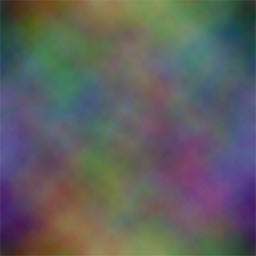
#> input picture neuralNetwork/SOM/RGB_Edition_7.jpg, 256 x 256 px
$ python test.py   (Python 2 division)
#> lines starting #> are read from the running program, lines starting #| are printed output that depends on the picture; long printed decimals are rounded
import math
import matplotlib.pyplot as plt
import numpy as np
from scipy import ndimage


def load_image(infilename):
    """
    will load image from the file
    :param infilename: filename
    :return: numpy array of image
    """
#> called with infilename = 'RGB_Edition_7.jpg'
    img = ndimage.imread(infilename)
#> img is the input picture: shape (256, 256, 3); mean R, G, B 95, 95, 95
    data = np.asarray(img, dtype="int32")
    resized = data.reshape(data.shape[2], data.shape[0], data.shape[1])
    return resized / 255.0

def PIL2array(img):
    return np.array(img.getdata(),
                    np.uint8).reshape(3,img.size[1], img.size[0])

def getRGBForPixel(imageArray, i, j):
    """
    for a particular pixel, it return RGB value
    :param imageArray:
    :param i:
    :param j:
    :return:
    """
    R, G, B = imageArray
    return R[i][j], G[i][j], B[i][j]


def findEucledeanDistanceBetweeenLattice(lattice1, lattice2):
    """
    if two point on 2d surface are given, it will return distance between two points
    :param lattice1: list [x,y]
    :param lattice2: list [x1,y1]
    :return:
    """
    return math.sqrt(math.pow(lattice1[0] - lattice2[0], 2) + math.pow(lattice1[1] - lattice2[1], 2))


def makeDummyImage(neighbours, imageArray):
    """
    to make dummy image, just for illustration purpose
    :param neighbours: All neighbours, array of array
    :param imageArray:
    :return:
    """
    height = len(imageArray[0])
    width = len(imageArray[0][0])

    im = [[255 for x in range(height)] for y in range(width)]
    for each in neighbours:
        im[each[0]][each[1]] = 1
    plt.figimage(im)
    plt.show()


def findNeighbours(BMU, Radius, imageArray):
    """
    If best matching unit (BMU) is found, it will find neighbours in given radius
    :param BMU: x y axis for winner node
    :param Radius:
    :param imageArray:
    :return:
    """
    height = len(imageArray[0])
    width = len(imageArray[0][0])
    neighbours = []
    for i in range(0, height):
        for j in range(0, width):
            if findEucledeanDistanceBetweeenLattice(BMU, [i, j]) < Radius:
                neighbours.append([i, j])
    return neighbours


def findBMU(inputVectorI, inputVectorJ, imageArray):
    """
    will find best matching unit for given  inputVectorI and inputVectorJ
    :param inputVectorI: x
    :param inputVectorJ: y
    :param imageArray:
    :return: return x1 and y1 coordinates for BMU
    """
    height = len(imageArray[0])
    width = len(imageArray[0][0])
    minDistance = 9999999
    minI = width + 1
    minJ = height + 1
    inputVector = getRGBForPixel(imageArray, inputVectorI, inputVectorJ)
    for i in range(0, height):
        for j in range(0, width):
            R, G, B = getRGBForPixel(imageArray, i, j)
            # print R,G,B
            distance = math.pow(inputVector[0] - R, 2) + math.pow(inputVector[1] - G, 2) + math.pow(inputVector[2] - B,
                                                                                                    2)
            if (distance < minDistance and i != inputVectorI and j != inputVectorJ):
                minI = i
                minJ = j
                minDistance = distance
                break
    return minI, minJ


imageArray = load_image("RGB_Edition_7.jpg")
height = len(imageArray[0])  # getting image height
#> height = 256
width = len(imageArray[0][0])  # getting  image width
#> width = 256

inputvector = [127, 122]  # [127,130] will print bigger
print "Input vector is defined at : ", inputvector
BMUi, BMUj = findBMU(inputvector[0], inputvector[1], list(imageArray))
#> in findBMU, `minI = width + 1`: minI = 257
#> in getRGBForPixel, `R, G, B = imageArray`:
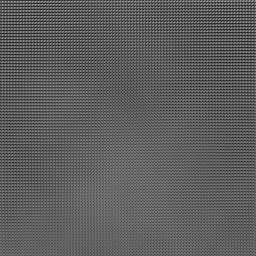
#> R: shape (256, 256) float64; min 0.0784, max 0.612, mean 0.366
#> in getRGBForPixel, `R, G, B = imageArray`:
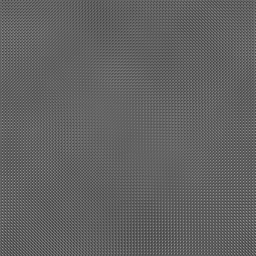
#> G: shape (256, 256) float64; min 0.247, max 0.639, mean 0.383
#> in getRGBForPixel, `R, G, B = imageArray`:
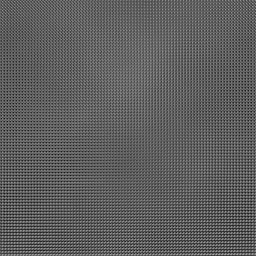
#> B: shape (256, 256) float64; min 0.0824, max 0.624, mean 0.369
#> in findBMU, `inputVector = getRGBForPixel(imageArray, inputVectorI, inputVectorJ)`: inputVector = (0.451, 0.373, 0.286)
#> after the loop in findBMU, `for i in range(0, height):`: minDistance = 1.54e-05; minI = 112; minJ = 149
#> BMUi = 112; BMUj = 149
print "Best matching unit for input vector : ", inputvector, " , found at : ", BMUi, BMUj
#| Best matching unit for input vector :  [127, 122]  , found at :  112 149

# Lets plot for understanding
im = [[0 for x in range(height)] for y in range(width)]  # making 2d array
im[inputvector[0]][inputvector[1]] = 1  # plotting position of input vector in it
im[BMUi][BMUj] = 1  # plotting BMU in plot
plt.imshow(im, cmap='hot', interpolation='nearest')
plt.show()
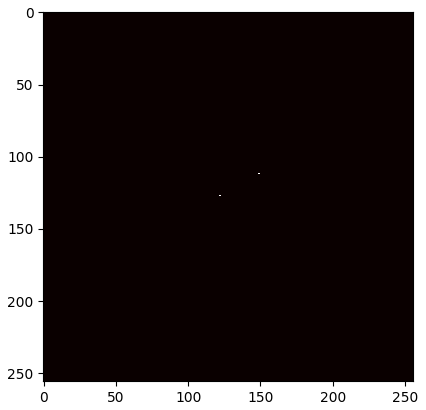
#> figure drawn by matplotlib, 1 panel

# distance between two point 1) input vector and 2) BMU is considered as radius
Radius = findEucledeanDistanceBetweeenLattice(inputvector, [BMUi, BMUj])
#> Radius = 30.89
print "Radius was found to be  : ", Radius
#| Radius was found to be  :  30.887
neighbours = findNeighbours([BMUi, BMUj], Radius, imageArray)
#> in findNeighbours, `height = len(imageArray[0])`: height = 256
#> neighbours = 2989 pairs, first value 82 to 142, second value 119 to 179
print "So Found Neighbours : ", neighbours
#> (printed output is left out)
makeDummyImage(neighbours, imageArray)  # will make dummy image with circle around BMU considering radius
#> in makeDummyImage, `width = len(imageArray[0][0])`: width = 256
#> the loop in makeDummyImage, `for each in neighbours:` made 2989 passes
#> each on passes 1 to 3: [82, 142], [82, 143], [82, 144]
#> after the loop in makeDummyImage, `for each in neighbours:`: im = 256 items
